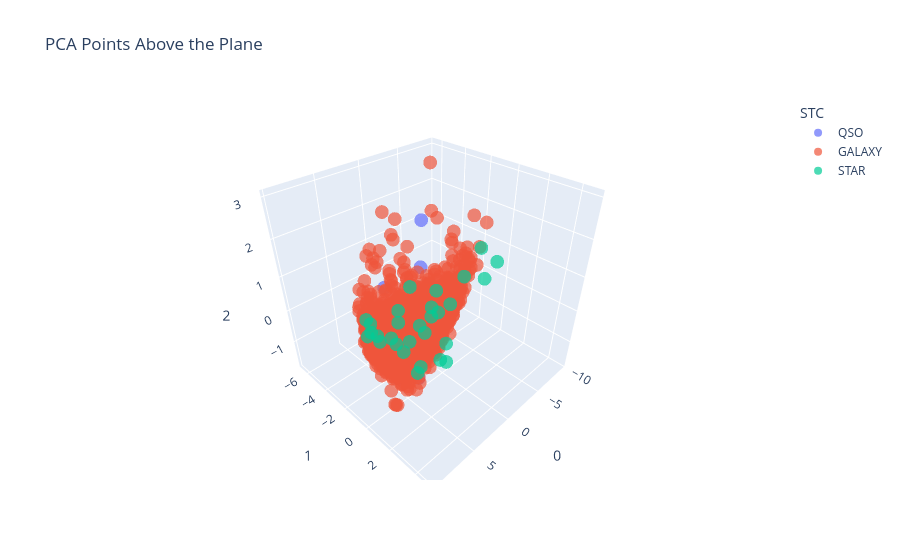
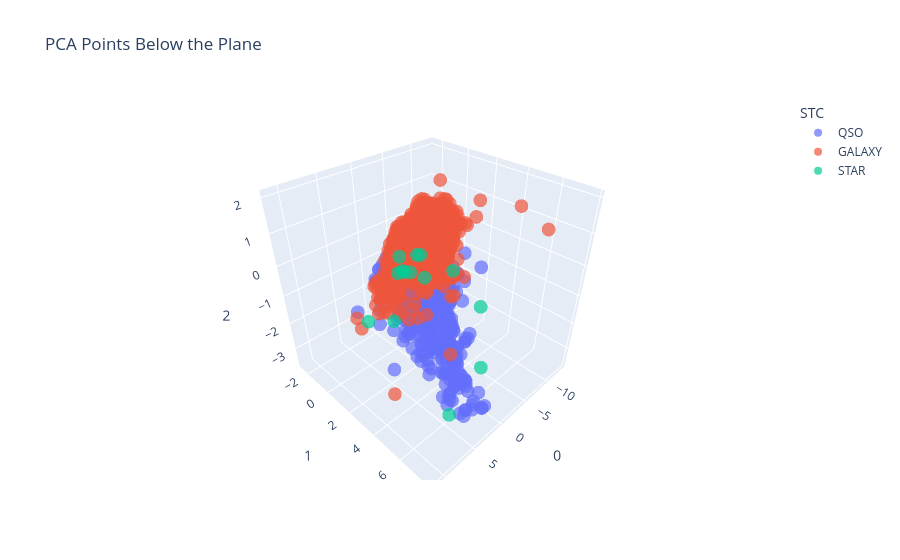

Source (notebook cell) for these figures, in order:
### Code cell
import plotly.express as px
import pandas as pd
import numpy as np
import plotly.graph_objects as go

# Extract PCA components
X_pts = pca_df[0].values
Y_pts = pca_df[1].values
Z_pts = pca_df[2].values

# Rotation angles
#theta_x = np.pi / 5.142  # 45 degrees
#theta_z = np.pi / 18  # 10 degrees

# Original normal vector (before rotation)
normal = np.array([0, 0, 1])  # Plane was originally Z = 0

# Step 1: Rotate normal vector about X-axis
rotation_x = np.array([
    [1, 0, 0],
    [0, np.cos(theta_x), -np.sin(theta_x)],
    [0, np.sin(theta_x), np.cos(theta_x)]
])
normal_x_rotated = np.dot(rotation_x, normal)

# Step 2: Rotate normal vector about Z-axis
rotation_z = np.array([
    [np.cos(theta_z), -np.sin(theta_z), 0],
    [np.sin(theta_z), np.cos(theta_z), 0],
    [0, 0, 1]
])
normal_rotated = np.dot(rotation_z, normal_x_rotated)

# Extract the components of the final normal vector
N_x, N_y, N_z = normal_rotated

# Define a point on the plane (origin since the plane passes through (0,0,0))
d = 0  # Plane passes through the origin in PCA space

# Compute signed distance for each point
signed_distance = N_x * X_pts + N_y * Y_pts + N_z * Z_pts - d

# Mask for above/below the plane
above_plane_mask = signed_distance > 0
below_plane_mask = ~above_plane_mask

# Create two separate DataFrames
above_plane_df = pca_df[above_plane_mask]
below_plane_df = pca_df[below_plane_mask]

# Create 3D scatter plot for points above the plane
fig_above = px.scatter_3d(
    above_plane_df, 
    x=0, 
    y=1, 
    z=2, 
    color="STC",
    opacity=0.7,
    title="PCA Points Above the Plane",
    labels={0: "PCA 1", 1: "PCA 2", 2: "PCA 3"}
)

# Create 3D scatter plot for points below the plane
fig_below = px.scatter_3d(
    below_plane_df, 
    x=0, 
    y=1, 
    z=2, 
    color="STC",
    opacity=0.7,
    title="PCA Points Below the Plane",
    labels={0: "PCA 1", 1: "PCA 2", 2: "PCA 3"}
)

# Show the two figures separately
fig_above.show()
fig_below.show()

### Figure 1 — Plotly figure (JSON) as saved in the notebook; plotly's stock layout.template omitted (floating-point values rounded to 4 significant figures; data arrays with more than 128 entries replaced by an {"elided": "..."} marker saying what was removed)
{"data": [{"hovertemplate": "STC=QSO<br>0=%{x}<br>1=%{y}<br>2=%{z}<extra></extra>", "legendgroup": "QSO", "marker": {"color": "#636efa", "opacity": 0.7, "symbol": "circle"}, "mode": "markers", "name": "QSO", "scene": "scene", "showlegend": true, "type": "scatter3d", "x": [-1.585, 1.542, -0.8821, 2.038, -0.9784, 1.753, 1.424, 2.393, -4.321, 5.073, 1.041, 3.464, 3.849, 0.9829, 6.167, 7.087, -1.548, 1.465, 6.329, 0.5715, -1.552, -1.737, 2.612, -6.782, -0.9184, -3.529, 1.417, -0.9503, -0.7411, -0.9218, 3.081, 3.065, 1.032, 1.336, 5.609, 0.231, 0.389, 6.337, 3.355, 4.294, 2.279, 0.9372, 4.363, -1.673, 5.46, 6.769, -1.791], "y": [-1.645, -1.292, -2.087, -1.942, -1.818, -2.368, -1.201, -0.7714, -1.631, -0.07273, -3.317, -0.2633, -1.483, -2.338, 1.413, 2.331, 0.232, -1.364, -1.077, -0.932, -2.829, -1.798, -0.3482, -6.018, 0.005867, -4.107, -4.285, -1.012, -1.397, -0.5462, -1.319, -1.339, 0.1541, -1.864, 1.054, -0.8029, -0.7734, 0.2462, 1.562, 2.042, -0.6325, -2.103, 1.247, -0.8773, 2.062, 2.154, -1.141], "z": [-0.2705, -0.6781, -0.7392, -0.02914, -0.7232, -0.5095, -0.8281, -1.007, 0.0477, 0.1654, -0.8233, -0.6387, -0.2373, -1.722, -0.3113, -0.07392, 0.6399, -0.9602, 0.06819, -0.1233, -1.154, -0.6501, -0.2614, 1.109, 0.3815, 0.2668, 0.1589, 0.2802, -0.1952, -0.05695, -0.4766, -0.3683, 0.05554, -0.6639, -0.1176, 0.3127, -0.2119, -0.8692, 0.2801, 0.6637, -0.3504, -0.2483, -0.1604, -0.01371, 1.05, 0.2543, -0.2036]}, {"hovertemplate": "STC=GALAXY<br>0=%{x}<br>1=%{y}<br>2=%{z}<extra></extra>", "legendgroup": "GALAXY", "marker": {"color": "#EF553B", "opacity": 0.7, "symbol": "circle"}, "mode": "markers", "name": "GALAXY", "scene": "scene", "showlegend": true, "type": "scatter3d", "x": {"elided": "3434 float values"}, "y": {"elided": "3434 float values"}, "z": {"elided": "3434 float values"}}, {"hovertemplate": "STC=STAR<br>0=%{x}<br>1=%{y}<br>2=%{z}<extra></extra>", "legendgroup": "STAR", "marker": {"color": "#00cc96", "opacity": 0.7, "symbol": "circle"}, "mode": "markers", "name": "STAR", "scene": "scene", "showlegend": true, "type": "scatter3d", "x": [1.958, 7.267, 4.743, 8.983, 8.225, 7.916, 7.795, 6.897, 3.832, 7.929, 9.583, 6.705, 4.63, 7.212, 7.81, 3.283, 6.568, 8.531, 2.827, 1.104, 3.857, -0.3621, 7.399, 4.743, 8.274, 3.726, 4.63, 1.481, 4.971], "y": [-1.528, 2.624, -3.311, -0.05006, 0.1222, 0.9867, 2.936, 3.699, -1.366, 4.638, 1.395, 0.4534, 4.826, 1.359, 3.683, 4.793, -2.132, -0.1187, -1.149, 1.095, -1.309, -0.8158, 4.31, 1.833, 3.052, 4.137, 2.233, -0.6709, 3.915], "z": [0.8143, 0.3592, -0.3389, 0.7431, 0.6817, 0.7953, 1.586, 0.7976, 0.047, 1.189, 1.07, 0.3051, 2.615, 0.4084, 2.177, 2.8, 0.3367, 0.7622, -0.6555, 0.78, 0.4205, 0.5687, 1.454, 1.111, 0.4987, 3.005, 1.296, -0.4449, 2.52]}], "layout": {"legend": {"title": {"text": "STC"}, "tracegroupgap": 0}, "scene": {"domain": {"x": [0, 1], "y": [0, 1]}, "xaxis": {"title": {"text": "0"}}, "yaxis": {"title": {"text": "1"}}, "zaxis": {"title": {"text": "2"}}}, "title": {"text": "PCA Points Above the Plane"}}}

### Figure 2 — Plotly figure (JSON) as saved in the notebook; plotly's stock layout.template omitted (floating-point values rounded to 4 significant figures; data arrays with more than 128 entries replaced by an {"elided": "..."} marker saying what was removed)
{"data": [{"hovertemplate": "STC=QSO<br>0=%{x}<br>1=%{y}<br>2=%{z}<extra></extra>", "legendgroup": "QSO", "marker": {"color": "#636efa", "opacity": 0.7, "symbol": "circle"}, "mode": "markers", "name": "QSO", "scene": "scene", "showlegend": true, "type": "scatter3d", "x": {"elided": "907 float values"}, "y": {"elided": "907 float values"}, "z": {"elided": "907 float values"}}, {"hovertemplate": "STC=GALAXY<br>0=%{x}<br>1=%{y}<br>2=%{z}<extra></extra>", "legendgroup": "GALAXY", "marker": {"color": "#EF553B", "opacity": 0.7, "symbol": "circle"}, "mode": "markers", "name": "GALAXY", "scene": "scene", "showlegend": true, "type": "scatter3d", "x": {"elided": "2324 float values"}, "y": {"elided": "2324 float values"}, "z": {"elided": "2324 float values"}}, {"hovertemplate": "STC=STAR<br>0=%{x}<br>1=%{y}<br>2=%{z}<extra></extra>", "legendgroup": "STAR", "marker": {"color": "#00cc96", "opacity": 0.7, "symbol": "circle"}, "mode": "markers", "name": "STAR", "scene": "scene", "showlegend": true, "type": "scatter3d", "x": [5.193, 1.778, 8.889, 9.246, 5.8, 3.07, 2.018, 4.077, 4.122, 6.938, -2.518, 2.802, -0.4011, 3.344], "y": [0.3926, 6.754, 7.812, 4.691, 3.359, 2.887, 7.117, 2.947, 4.316, 4.235, 0.8369, 2.027, 2.068, 5.685], "z": [-1.81, 0.1725, -1.763, 0.07898, 0.6847, 0.3036, -1.621, 0.4333, 0.6171, 1.083, -0.1911, 0.5407, 0.2975, 1.069]}], "layout": {"legend": {"title": {"text": "STC"}, "tracegroupgap": 0}, "scene": {"domain": {"x": [0, 1], "y": [0, 1]}, "xaxis": {"title": {"text": "0"}}, "yaxis": {"title": {"text": "1"}}, "zaxis": {"title": {"text": "2"}}}, "title": {"text": "PCA Points Below the Plane"}}}
